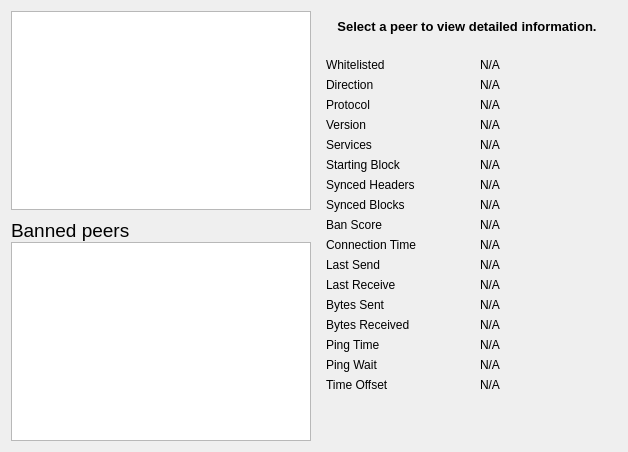
     <widget class="QWidget" name="tab_peers">
      <attribute name="title">
       <string>&amp;Peers</string>
      </attribute>
      <layout class="QGridLayout" name="gridLayout_2">
       <item row="0" column="0" rowspan="2">
        <layout class="QVBoxLayout" name="verticalLayout_101">
         <property name="spacing">
          <number>0</number>
         </property>
         <item>
          <widget class="QTableView" name="peerWidget">
           <property name="horizontalScrollBarPolicy">
            <enum>Qt::ScrollBarAsNeeded</enum>
           </property>
           <property name="sortingEnabled">
            <bool>true</bool>
           </property>
           <attribute name="horizontalHeaderHighlightSections">
            <bool>false</bool>
           </attribute>
          </widget>
         </item>
         <item>
          <widget class="QLabel" name="banHeading">
           <property name="sizePolicy">
            <sizepolicy hsizetype="Preferred" vsizetype="Minimum">
             <horstretch>0</horstretch>
             <verstretch>0</verstretch>
            </sizepolicy>
           </property>
           <property name="minimumSize">
            <size>
             <width>300</width>
             <height>32</height>
            </size>
           </property>
           <property name="maximumSize">
            <size>
             <width>16777215</width>
             <height>32</height>
            </size>
           </property>
           <property name="font">
            <font>
             <pointsize>14</pointsize>
            </font>
           </property>
           <property name="cursor">
            <cursorShape>IBeamCursor</cursorShape>
           </property>
           <property name="text">
            <string>Banned peers</string>
           </property>
           <property name="alignment">
            <set>Qt::AlignBottom|Qt::AlignLeading|Qt::AlignLeft</set>
           </property>
           <property name="wordWrap">
            <bool>true</bool>
           </property>
           <property name="textInteractionFlags">
            <set>Qt::NoTextInteraction</set>
           </property>
          </widget>
         </item>
         <item>
          <widget class="QTableView" name="banlistWidget">
           <property name="sizePolicy">
            <sizepolicy hsizetype="Expanding" vsizetype="Expanding">
             <horstretch>0</horstretch>
             <verstretch>0</verstretch>
            </sizepolicy>
           </property>
           <property name="horizontalScrollBarPolicy">
            <enum>Qt::ScrollBarAsNeeded</enum>
           </property>
           <property name="sortingEnabled">
            <bool>true</bool>
           </property>
           <attribute name="horizontalHeaderHighlightSections">
            <bool>false</bool>
           </attribute>
          </widget>
         </item>
        </layout>
       </item>
       <item row="0" column="1">
        <widget class="QLabel" name="peerHeading">
         <property name="sizePolicy">
          <sizepolicy hsizetype="Preferred" vsizetype="Minimum">
           <horstretch>0</horstretch>
           <verstretch>0</verstretch>
          </sizepolicy>
         </property>
         <property name="minimumSize">
          <size>
           <width>300</width>
           <height>32</height>
          </size>
         </property>
         <property name="font">
          <font>
           <pointsize>10</pointsize>
           <weight>75</weight>
           <bold>true</bold>
          </font>
         </property>
         <property name="cursor">
          <cursorShape>IBeamCursor</cursorShape>
         </property>
         <property name="text">
          <string>Select a peer to view detailed information.</string>
         </property>
         <property name="alignment">
          <set>Qt::AlignCenter</set>
         </property>
         <property name="wordWrap">
          <bool>true</bool>
         </property>
         <property name="textInteractionFlags">
          <set>Qt::LinksAccessibleByMouse|Qt::TextSelectableByKeyboard|Qt::TextSelectableByMouse</set>
         </property>
        </widget>
       </item>
       <item row="1" column="1">
        <widget class="QWidget" name="detailWidget" native="true">
         <property name="minimumSize">
          <size>
           <width>300</width>
           <height>0</height>
          </size>
         </property>
         <layout class="QGridLayout" name="gridLayout_3">
          <item row="0" column="0">
           <widget class="QLabel" name="label_30">
            <property name="text">
             <string>Whitelisted</string>
            </property>
           </widget>
          </item>
          <item row="0" column="2">
           <widget class="QLabel" name="peerWhitelisted">
            <property name="cursor">
             <cursorShape>IBeamCursor</cursorShape>
            </property>
            <property name="text">
             <string>N/A</string>
            </property>
            <property name="textFormat">
             <enum>Qt::PlainText</enum>
            </property>
            <property name="textInteractionFlags">
             <set>Qt::LinksAccessibleByMouse|Qt::TextSelectableByKeyboard|Qt::TextSelectableByMouse</set>
            </property>
           </widget>
          </item>
          <item row="1" column="0">
           <widget class="QLabel" name="label_23">
            <property name="text">
             <string>Direction</string>
            </property>
           </widget>
          </item>
          <item row="1" column="2">
           <widget class="QLabel" name="peerDirection">
            <property name="cursor">
             <cursorShape>IBeamCursor</cursorShape>
            </property>
            <property name="text">
             <string>N/A</string>
            </property>
            <property name="textFormat">
             <enum>Qt::PlainText</enum>
            </property>
            <property name="textInteractionFlags">
             <set>Qt::LinksAccessibleByMouse|Qt::TextSelectableByKeyboard|Qt::TextSelectableByMouse</set>
            </property>
           </widget>
          </item>
          <item row="2" column="0">
           <widget class="QLabel" name="label_21">
            <property name="text">
             <string>Protocol</string>
            </property>
           </widget>
          </item>
          <item row="2" column="2">
           <widget class="QLabel" name="peerVersion">
            <property name="cursor">
             <cursorShape>IBeamCursor</cursorShape>
            </property>
            <property name="text">
             <string>N/A</string>
            </property>
            <property name="textFormat">
             <enum>Qt::PlainText</enum>
            </property>
            <property name="textInteractionFlags">
             <set>Qt::LinksAccessibleByMouse|Qt::TextSelectableByKeyboard|Qt::TextSelectableByMouse</set>
            </property>
           </widget>
          </item>
          <item row="3" column="0">
           <widget class="QLabel" name="label_28">
            <property name="text">
             <string>Version</string>
            </property>
           </widget>
          </item>
          <item row="3" column="2">
           <widget class="QLabel" name="peerSubversion">
            <property name="cursor">
             <cursorShape>IBeamCursor</cursorShape>
            </property>
            <property name="text">
             <string>N/A</string>
            </property>
            <property name="textFormat">
             <enum>Qt::PlainText</enum>
            </property>
            <property name="textInteractionFlags">
             <set>Qt::LinksAccessibleByMouse|Qt::TextSelectableByKeyboard|Qt::TextSelectableByMouse</set>
            </property>
           </widget>
          </item>
          <item row="4" column="0">
           <widget class="QLabel" name="label_4">
            <property name="text">
             <string>Services</string>
            </property>
           </widget>
          </item>
          <item row="4" column="2">
           <widget class="QLabel" name="peerServices">
            <property name="cursor">
             <cursorShape>IBeamCursor</cursorShape>
            </property>
            <property name="text">
             <string>N/A</string>
            </property>
            <property name="textFormat">
             <enum>Qt::PlainText</enum>
            </property>
            <property name="textInteractionFlags">
             <set>Qt::LinksAccessibleByMouse|Qt::TextSelectableByKeyboard|Qt::TextSelectableByMouse</set>
            </property>
           </widget>
          </item>
          <item row="5" column="0">
           <widget class="QLabel" name="label_29">
            <property name="text">
             <string>Starting Block</string>
            </property>
           </widget>
          </item>
          <item row="5" column="2">
           <widget class="QLabel" name="peerHeight">
            <property name="cursor">
             <cursorShape>IBeamCursor</cursorShape>
            </property>
            <property name="text">
             <string>N/A</string>
            </property>
            <property name="textFormat">
             <enum>Qt::PlainText</enum>
            </property>
            <property name="textInteractionFlags">
             <set>Qt::LinksAccessibleByMouse|Qt::TextSelectableByKeyboard|Qt::TextSelectableByMouse</set>
            </property>
           </widget>
          </item>
          <item row="6" column="0">
           <widget class="QLabel" name="label_27">
            <property name="text">
             <string>Synced Headers</string>
            </property>
           </widget>
          </item>
          <item row="6" column="2">
           <widget class="QLabel" name="peerSyncHeight">
            <property name="cursor">
             <cursorShape>IBeamCursor</cursorShape>
            </property>
            <property name="text">
             <string>N/A</string>
            </property>
            <property name="textFormat">
             <enum>Qt::PlainText</enum>
            </property>
            <property name="textInteractionFlags">
             <set>Qt::LinksAccessibleByMouse|Qt::TextSelectableByKeyboard|Qt::TextSelectableByMouse</set>
            </property>
           </widget>
          </item>
          <item row="7" column="0">
           <widget class="QLabel" name="label_25">
            <property name="text">
             <string>Synced Blocks</string>
            </property>
           </widget>
          </item>
          <item row="7" column="2">
           <widget class="QLabel" name="peerCommonHeight">
            <property name="cursor">
             <cursorShape>IBeamCursor</cursorShape>
            </property>
            <property name="text">
             <string>N/A</string>
            </property>
            <property name="textFormat">
             <enum>Qt::PlainText</enum>
            </property>
            <property name="textInteractionFlags">
             <set>Qt::LinksAccessibleByMouse|Qt::TextSelectableByKeyboard|Qt::TextSelectableByMouse</set>
            </property>
           </widget>
          </item>
          <item row="8" column="0">
           <widget class="QLabel" name="label_24">
            <property name="text">
             <string>Ban Score</string>
            </property>
           </widget>
          </item>
          <item row="8" column="2">
           <widget class="QLabel" name="peerBanScore">
            <property name="cursor">
             <cursorShape>IBeamCursor</cursorShape>
            </property>
            <property name="text">
             <string>N/A</string>
            </property>
            <property name="textFormat">
             <enum>Qt::PlainText</enum>
            </property>
            <property name="textInteractionFlags">
             <set>Qt::LinksAccessibleByMouse|Qt::TextSelectableByKeyboard|Qt::TextSelectableByMouse</set>
            </property>
           </widget>
          </item>
          <item row="9" column="0">
           <widget class="QLabel" name="label_22">
            <property name="text">
             <string>Connection Time</string>
            </property>
           </widget>
          </item>
          <item row="9" column="2">
           <widget class="QLabel" name="peerConnTime">
            <property name="cursor">
             <cursorShape>IBeamCursor</cursorShape>
            </property>
            <property name="text">
             <string>N/A</string>
            </property>
            <property name="textFormat">
             <enum>Qt::PlainText</enum>
            </property>
            <property name="textInteractionFlags">
             <set>Qt::LinksAccessibleByMouse|Qt::TextSelectableByKeyboard|Qt::TextSelectableByMouse</set>
            </property>
           </widget>
          </item>
          <item row="10" column="0">
           <widget class="QLabel" name="label_15">
            <property name="text">
             <string>Last Send</string>
            </property>
           </widget>
          </item>
          <item row="10" column="2">
           <widget class="QLabel" name="peerLastSend">
            <property name="cursor">
             <cursorShape>IBeamCursor</cursorShape>
            </property>
            <property name="text">
             <string>N/A</string>
            </property>
            <property name="textFormat">
             <enum>Qt::PlainText</enum>
            </property>
            <property name="textInteractionFlags">
             <set>Qt::LinksAccessibleByMouse|Qt::TextSelectableByKeyboard|Qt::TextSelectableByMouse</set>
            </property>
           </widget>
          </item>
          <item row="11" column="0">
           <widget class="QLabel" name="label_19">
            <property name="text">
             <string>Last Receive</string>
            </property>
           </widget>
          </item>
          <item row="11" column="2">
           <widget class="QLabel" name="peerLastRecv">
            <property name="cursor">
             <cursorShape>IBeamCursor</cursorShape>
            </property>
            <property name="text">
             <string>N/A</string>
            </property>
            <property name="textFormat">
             <enum>Qt::PlainText</enum>
            </property>
            <property name="textInteractionFlags">
             <set>Qt::LinksAccessibleByMouse|Qt::TextSelectableByKeyboard|Qt::TextSelectableByMouse</set>
            </property>
           </widget>
          </item>
          <item row="12" column="0">
           <widget class="QLabel" name="label_18">
            <property name="text">
             <string>Bytes Sent</string>
            </property>
           </widget>
          </item>
          <item row="12" column="2">
           <widget class="QLabel" name="peerBytesSent">
            <property name="cursor">
             <cursorShape>IBeamCursor</cursorShape>
            </property>
            <property name="text">
             <string>N/A</string>
            </property>
            <property name="textFormat">
             <enum>Qt::PlainText</enum>
            </property>
            <property name="textInteractionFlags">
             <set>Qt::LinksAccessibleByMouse|Qt::TextSelectableByKeyboard|Qt::TextSelectableByMouse</set>
            </property>
           </widget>
          </item>
          <item row="13" column="0">
           <widget class="QLabel" name="label_20">
            <property name="text">
             <string>Bytes Received</string>
            </property>
           </widget>
          </item>
          <item row="13" column="2">
           <widget class="QLabel" name="peerBytesRecv">
            <property name="cursor">
             <cursorShape>IBeamCursor</cursorShape>
            </property>
            <property name="text">
             <string>N/A</string>
            </property>
            <property name="textFormat">
             <enum>Qt::PlainText</enum>
            </property>
            <property name="textInteractionFlags">
             <set>Qt::LinksAccessibleByMouse|Qt::TextSelectableByKeyboard|Qt::TextSelectableByMouse</set>
            </property>
           </widget>
          </item>
          <item row="14" column="0">
           <widget class="QLabel" name="label_26">
            <property name="text">
             <string>Ping Time</string>
            </property>
           </widget>
          </item>
          <item row="14" column="2">
           <widget class="QLabel" name="peerPingTime">
            <property name="cursor">
             <cursorShape>IBeamCursor</cursorShape>
            </property>
            <property name="text">
             <string>N/A</string>
            </property>
            <property name="textFormat">
             <enum>Qt::PlainText</enum>
            </property>
            <property name="textInteractionFlags">
             <set>Qt::LinksAccessibleByMouse|Qt::TextSelectableByKeyboard|Qt::TextSelectableByMouse</set>
            </property>
           </widget>
          </item>
          <item row="15" column="0">
           <widget class="QLabel" name="peerPingWaitLabel">
            <property name="toolTip">
             <string>The duration of a currently outstanding ping.</string>
            </property>
            <property name="text">
             <string>Ping Wait</string>
            </property>
           </widget>
          </item>
          <item row="15" column="2">
           <widget class="QLabel" name="peerPingWait">
            <property name="cursor">
             <cursorShape>IBeamCursor</cursorShape>
            </property>
            <property name="text">
             <string>N/A</string>
            </property>
            <property name="textFormat">
             <enum>Qt::PlainText</enum>
            </property>
            <property name="textInteractionFlags">
             <set>Qt::LinksAccessibleByMouse|Qt::TextSelectableByKeyboard|Qt::TextSelectableByMouse</set>
            </property>
           </widget>
          </item>
          <item row="16" column="0">
           <widget class="QLabel" name="label_timeoffset">
            <property name="text">
             <string>Time Offset</string>
            </property>
           </widget>
          </item>
          <item row="16" column="2">
           <widget class="QLabel" name="timeoffset">
            <property name="cursor">
             <cursorShape>IBeamCursor</cursorShape>
            </property>
            <property name="text">
             <string>N/A</string>
            </property>
            <property name="textFormat">
             <enum>Qt::PlainText</enum>
            </property>
            <property name="textInteractionFlags">
             <set>Qt::LinksAccessibleByMouse|Qt::TextSelectableByKeyboard|Qt::TextSelectableByMouse</set>
            </property>
           </widget>
          </item>
          <item row="17" column="1">
           <spacer name="verticalSpacer_3">
            <property name="orientation">
             <enum>Qt::Vertical</enum>
            </property>
            <property name="sizeHint" stdset="0">
             <size>
              <width>20</width>
              <height>40</height>
             </size>
            </property>
           </spacer>
          </item>
         </layout>
        </widget>
       </item>
      </layout>
     </widget>
